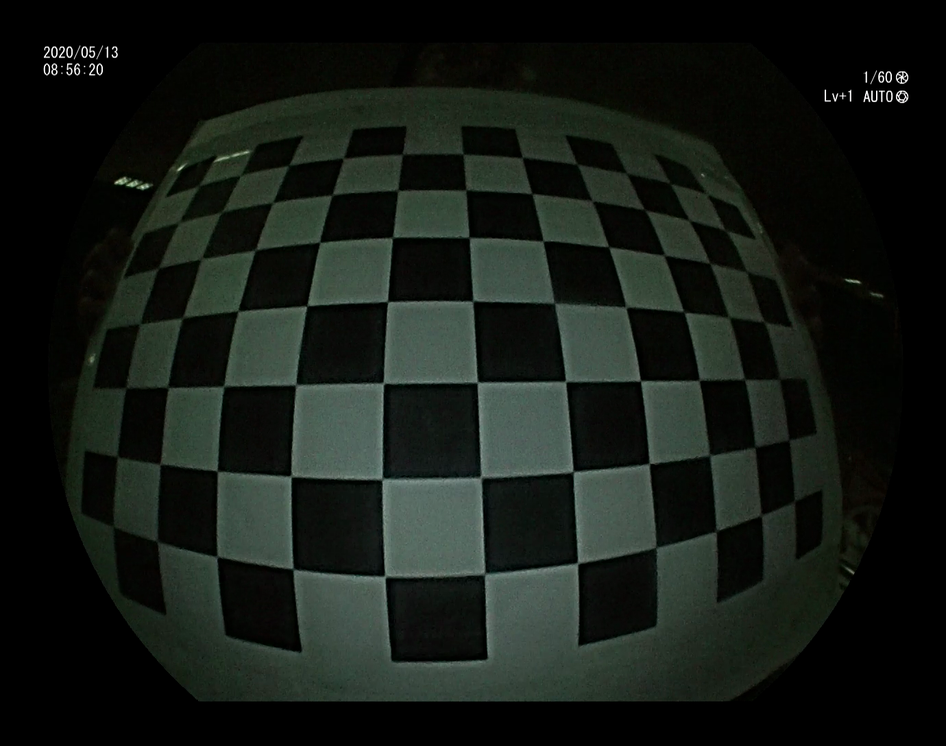
#> input picture CV06.InClass_Camera Calibration/chessboard/scene00451.png, 946 x 746 px, shrunk from 1380 x 1088 before the run; its folder holds only this picture in this run
$ jupyter execute --allow-errors InClass_CameraCalibration_2022.ipynb   (older library calls are emulated)
#> lines starting #> are read from the running program, lines starting #| are printed output that depends on the picture; after the words box and inside, x2 and y2 are one past the last pixel; in counts of white or black regions, pixels touching at a corner belong together
# Assignment 6: <h1><center> HIỆU CHỈNH CAMERA SỬ DỤNG OPENCV (CAMERA CALIBRATION)</center></h1>

# 1. Sử dụng ảnh bàn cờ để xác định tham số camera

### Tập ảnh bàn cờ khi dùng để xác định các thông số camera
#### - Thông số biết trước: kích thước bàn cờ: 12x8
#### - Tổng số ảnh: 14

[cell 1]
# Các thư viện cần thiết
import numpy as np
import cv2
import glob
import os
import matplotlib.pyplot as plt
import math

[cell 2]
## Đọc ảnh bàn cờ
# UPDATE: Change data path 'data/chessboard' -> 'chessboard'
images=glob.glob('chessboard/*.png')
column=2
row=int(math.ceil(len(images)/column))
column, row
plt.figure(figsize=(15,30))
for i,fname in enumerate(images):
    img=cv2.imread(fname)
#> img is the input picture: shape (746, 946, 3); mean B, G, R 21.5, 26.7, 21.2
    plt.subplot(row,column,i+1)
    plt.imshow(cv2.cvtColor(img, cv2.COLOR_BGR2RGB))
    plt.title(os.path.basename(fname))
plt.show()

[cell 3]
# termination criteria
criteria = (cv2.TERM_CRITERIA_EPS + cv2.TERM_CRITERIA_MAX_ITER, 30, 0.01) # điều kiện dừng thuât toán sau số lẩn lặp tối đa hoặc mức độ hội tụ của t toán đạt được

[cell 4]
# chessboard dimension (12 x 8) however we need objpoints and imgpoints to have same number of entries and of same size
# Kích thước của bàn cờ (12x8) tuy nhiên chúng ta cần objpoints và impoints có cùng số phần tử và cùng kích thước
cbrow = 11
cbcolumn = 7

[cell 5]
# Chuẩn bị object points giống như: (0,0,0), (1,0,0), ...., (10,6,0). Tọa độ Z = 0
objp = np.zeros((cbrow*cbcolumn, 3), np.float32)
objp[:, :2] = np.mgrid[0:cbrow, 0:cbcolumn].T.reshape(-1, 2)

[cell 6]
# Mảng đề lưu object points và image points từ toàn bộ các ảnh đảm bảo 2 mảng này có cùng kích thước
objpoints = []  # lưu trữ tọa độ 3d trong không gian thế giới thực (3d point in real world space)
imgpoints = []   # Lưu tọa độ 2D trên ảnh (2d point in image plane)

[cell 7]
# Lấy toàn bộ ảnh bàn cờ và phát hiện các điểm góc trên từng ảnh
# Ghép tương ứng tọa độ 2D phát hiện được và tọa độ 3D
# Các hàm sử dụng:
#                 findChessboardCorners: tìm các góc bên trong bàn cờ
#                 cornerSubPix: hiệu chỉnh để tăng độ chính xác của góc
# https://docs.opencv.org/3.4.16/d9/d0c/group__calib3d.html#ga93efa9b0aa890de240ca32b11253dd4a
# https://docs.opencv.org/3.4.16/dd/d1a/group__imgproc__feature.html#ga354e0d7c86d0d9da75de9b9701a9a87e

# UPDATE: Change data path 'data/chessboard' -> 'chessboard'
images = glob.glob('chessboard/*.png')
i = 0
for fname in images:
    i = i + 1
    img = cv2.imread(fname)
    gray = cv2.cvtColor(img, cv2.COLOR_BGR2GRAY)

    # Tìm góc của bàn cờ (find the chessboard corners)
    ret, corners = cv2.findChessboardCorners(gray, (11, 7), flags=cv2.CALIB_CB_FILTER_QUADS + cv2.CALIB_CB_ADAPTIVE_THRESH + cv2.CALIB_CB_FAST_CHECK)
#> ret = True; corners = 77 rows, first 8: [199.1, 185.7], [240, 176.3], [288, 165.5], [342.6, 158.5], [402.3, 154.2], [463.3, 154.2], [522.2, 157.5], [576.8, 163.7]

    # Nếu tìm thấy, thêm vào các điểm của đối tượng, điểm của ảnh (sau khi tinh chỉnh) (if found, add object points, image points (after refining them))
    if ret == True:
        corners2 = cv2.cornerSubPix(
            gray, corners, (11, 11), (-1, -1), criteria)
#> corners2 = 77 rows, first 8: [199, 185.7], [240.7, 175.1], [288.9, 165.3], [343.5, 158.3], [402.3, 154.3], [463.3, 154.2], [522.1, 157.5], [576.9, 164]
        imgpoints.append(corners2)
        objpoints.append(objp)

        # Vẽ và hiển thị các góc (Draw and display the corners)
        img = cv2.drawChessboardCorners(img, (cbrow, cbcolumn), corners2, ret)
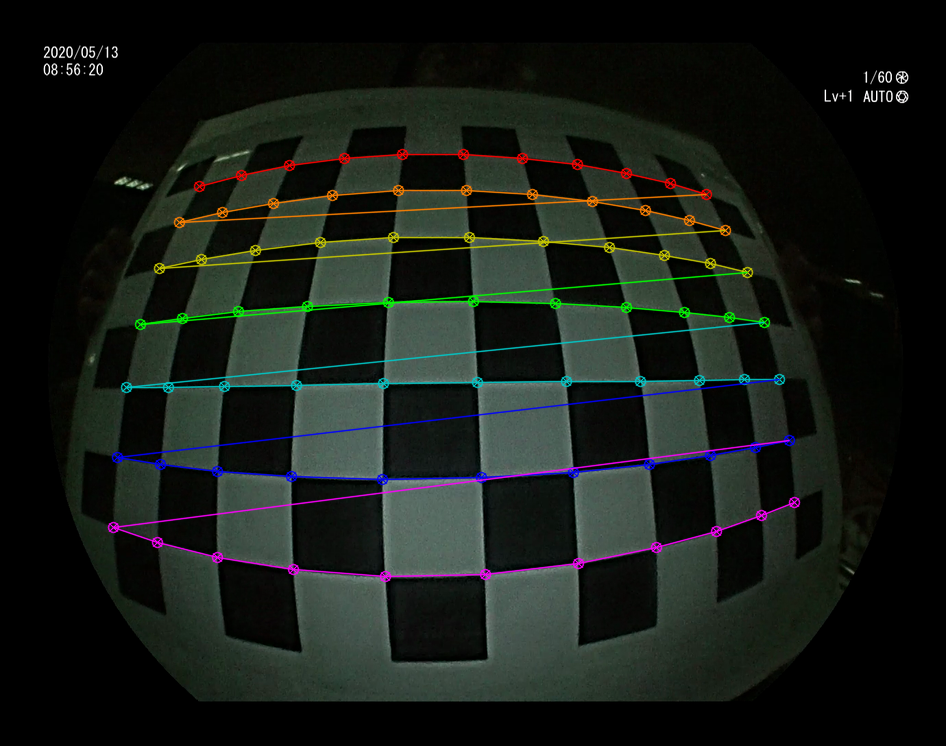
#> img: shape (746, 946, 3); 4.17% of pixels changed, all inside (x1, y1, x2, y2) = (107, 148, 801, 583)
        cv2.imshow('Image', img)
        #cv2.waitKey(0)
    else:
        print(f"Cannot find the chessboard corners for {fname}. Continue..")


cv2.destroyAllWindows()

[cell 8]
## VD 1 ảnh với các góc được tìm thấy
# Các góc được nối với nhau theo thứ tự trong mang impoints, tương ứng với thứ tự các điểm 3D được lưu trong objpoint

plt.figure(figsize=(20,20))
plt.imshow(img)
plt.show()

[cell 9]
# Tìm camera metrix
##### Hiệu chỉnh (CALIBRATION) ######
# https://docs.opencv.org/3.4.16/d9/d0c/group__calib3d.html#ga3207604e4b1a1758aa66acb6ed5aa65d

# mtx: camera metrix (camera intrinsic matrix  )
# dist: distorsion coefficients
# rvecs: Output vector of rotation vectors (Rodrigues ) estimated for each pattern view
# tvecs : Output vector of translation vectors estimated for each pattern view

ret, mtx, dist, rvecs, tvecs = cv2.calibrateCamera(
    objpoints, imgpoints, gray.shape[::-1], None, None, flags=cv2.CALIB_RATIONAL_MODEL)
#> ret = 1.16; mtx = [[312.9, 0, 456.5], [0, 309.6, 387], [0, 0, 1]]; rvecs = ([-0.261, -0.0503, -0.0212],); tvecs = ([-4.88, -3.84, 4.07],)
dist = np.array(dist)

[cell 10]
# distorsion coefficients
dist

[cell 11]
# camera intrinsic metrix
mtx
#> Out = [[312.9, 0, 456.5], [0, 309.6, 387], [0, 0, 1]]

[cell 12]
# Output vector of rotation vectors (Rodrigues ) estimated for each pattern view
rvecs[0]
#> Out = [-0.261, -0.0503, -0.0212]
# rotMat, jab = cv2.Rodrigues(rvecs[0])
# rotMat

[cell 13]
# Vector of translation vectors estimated for each pattern view
tvecs
#> Out = ([-4.88, -3.84, 4.07],)


$ run again, on CV06.InClass_Camera Calibration/chessboard/scene00631.png
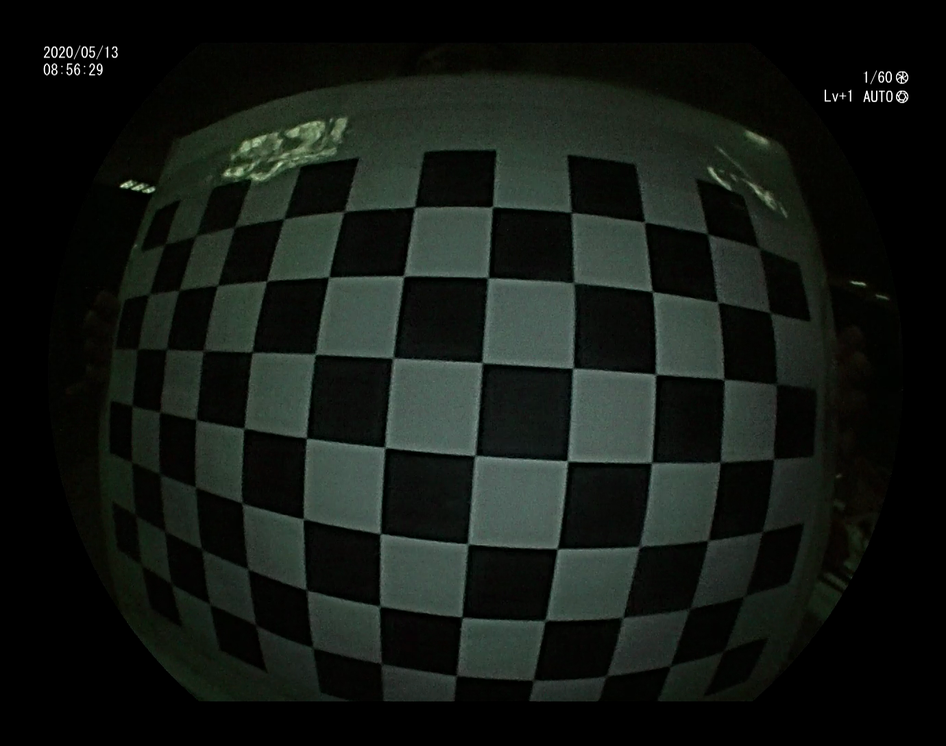
#> input picture CV06.InClass_Camera Calibration/chessboard/scene00631.png, 946 x 746 px, shrunk from 1380 x 1088 before the run
#> img is the input picture: shape (746, 946, 3); mean B, G, R 19.9, 24.4, 19.5
#> `ret, corners = cv2.findChessboardCorners(gray, (11, 7), flags=cv2.CALI..`: ret = True; corners = 77 rows, first 8: [164.8, 243.6], [196.6, 235.1], [234.5, 226.5], [284.2, 219.1], [344, 211], [414.6, 207.5], [492.6, 206.3], [571.5, 213]
#> corners2 = 77 rows, first 8: [165.2, 244], [195.7, 235.8], [234.9, 226.5], [283.5, 219], [344.3, 211.1], [414.6, 207.1], [492.5, 206.8], [571.3, 212.4]
#> `img = cv2.drawChessboardCorners(img, (cbrow, cbcolumn), corners2, ret)`:
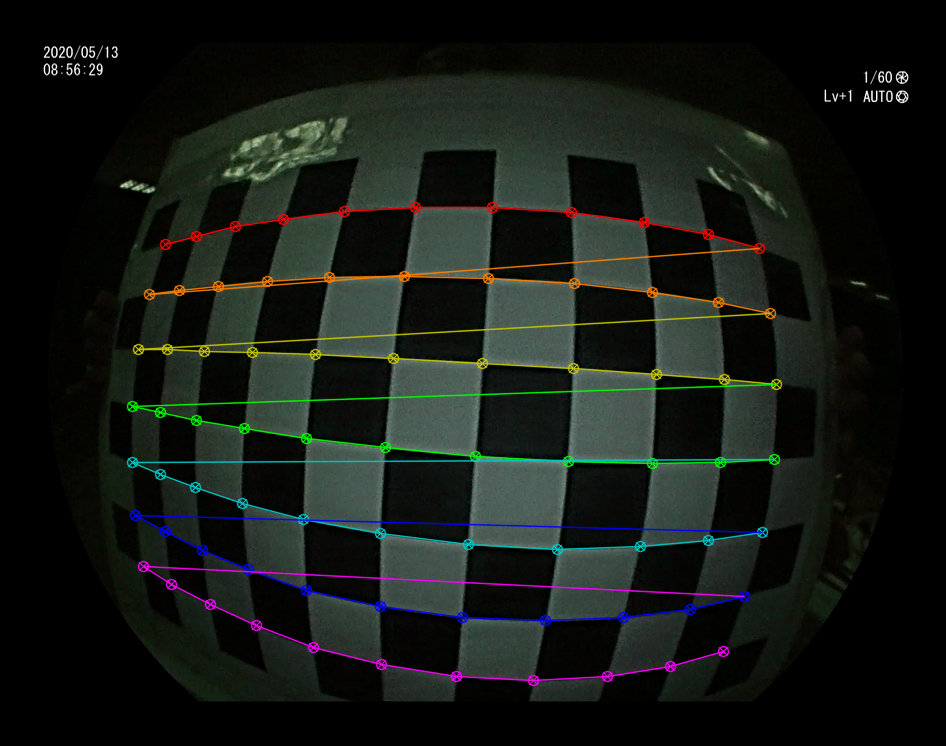
#> img: shape (746, 946, 3); 4.21% of pixels changed, all inside (x1, y1, x2, y2) = (126, 201, 783, 687)
#> `ret, mtx, dist, rvecs, tvecs = cv2.calibrateCamera( objpoints, imgpoin..`: ret = 1.13; mtx = [[519, 0, 470.6], [0, 521.5, 385.1], [0, 0, 1]]; rvecs = ([-0.147, 0.107, 0.0688],); tvecs = ([-5.68, -2.58, 6.55],)
#> `mtx`: Out = [[519, 0, 470.6], [0, 521.5, 385.1], [0, 0, 1]]
#> `rvecs[0]`: Out = [-0.147, 0.107, 0.0688]
#> `tvecs`: Out = ([-5.68, -2.58, 6.55],)

$ run again, on CV06.InClass_Camera Calibration/chessboard/scene00481.png
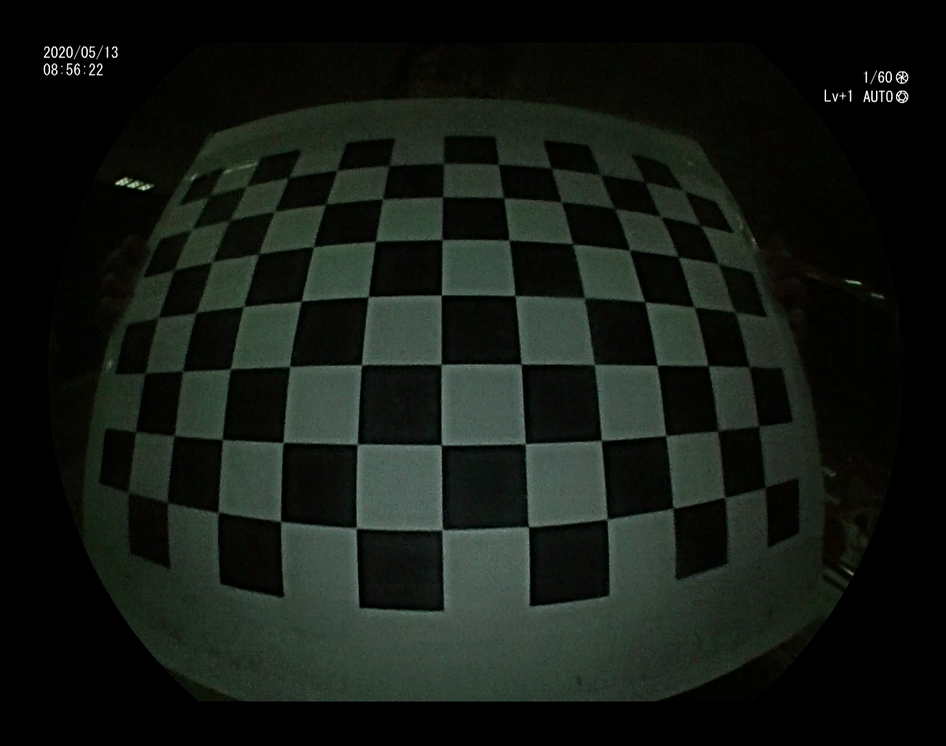
#> input picture CV06.InClass_Camera Calibration/chessboard/scene00481.png, 946 x 746 px, shrunk from 1380 x 1088 before the run
#> img is the input picture: shape (746, 946, 3); mean B, G, R 20.1, 25.5, 20.1
#> `ret, corners = cv2.findChessboardCorners(gray, (11, 7), flags=cv2.CALI..`: ret = True; corners = 77 rows, first 8: [210.6, 195.1], [246.4, 186.7], [287.1, 178.3], [336.3, 171], [388.7, 165.5], [444, 163.9], [498, 165], [551, 167.3]
#> corners2 = 77 rows, first 8: [209.1, 195.9], [245.9, 186.6], [288.6, 177.3], [336.9, 170.2], [389, 165.7], [443.6, 163.5], [498.3, 164.5], [551.4, 168.2]
#> `img = cv2.drawChessboardCorners(img, (cbrow, cbcolumn), corners2, ret)`:
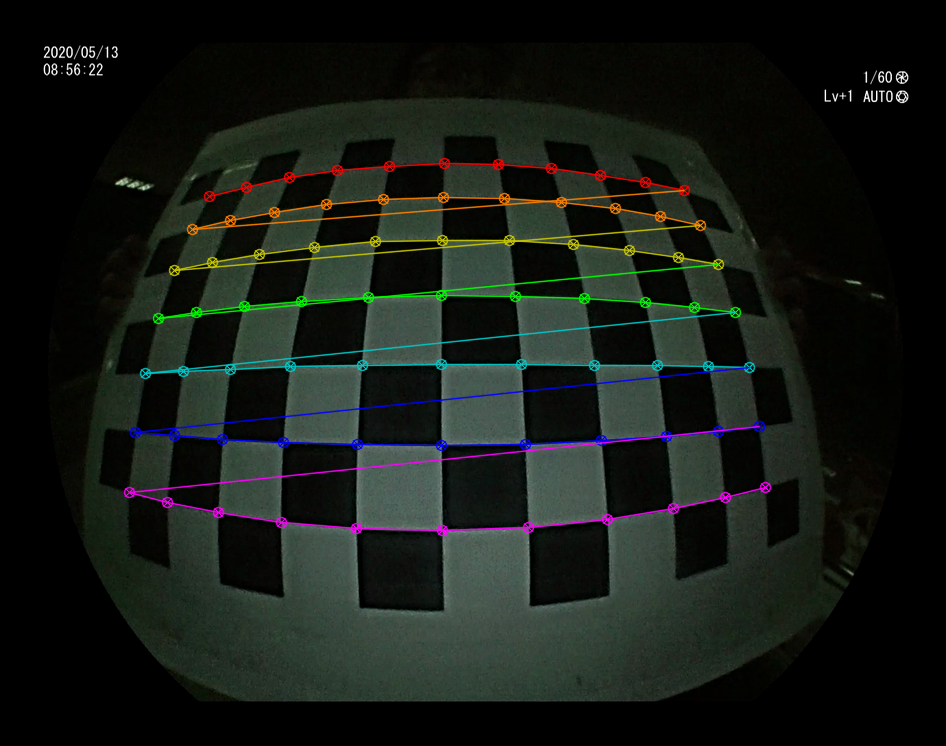
#> img: shape (746, 946, 3); 3.89% of pixels changed, all inside (x1, y1, x2, y2) = (123, 157, 772, 537)
#> `ret, mtx, dist, rvecs, tvecs = cv2.calibrateCamera( objpoints, imgpoin..`: ret = 1.08; mtx = [[334.3, 0, 461.3], [0, 328.8, 385.8], [0, 0, 1]]; rvecs = ([-0.269, -0.0238, -0.0128],); tvecs = ([-5.32, -4.07, 5.01],)
#> `mtx`: Out = [[334.3, 0, 461.3], [0, 328.8, 385.8], [0, 0, 1]]
#> `rvecs[0]`: Out = [-0.269, -0.0238, -0.0128]
#> `tvecs`: Out = ([-5.32, -4.07, 5.01],)
